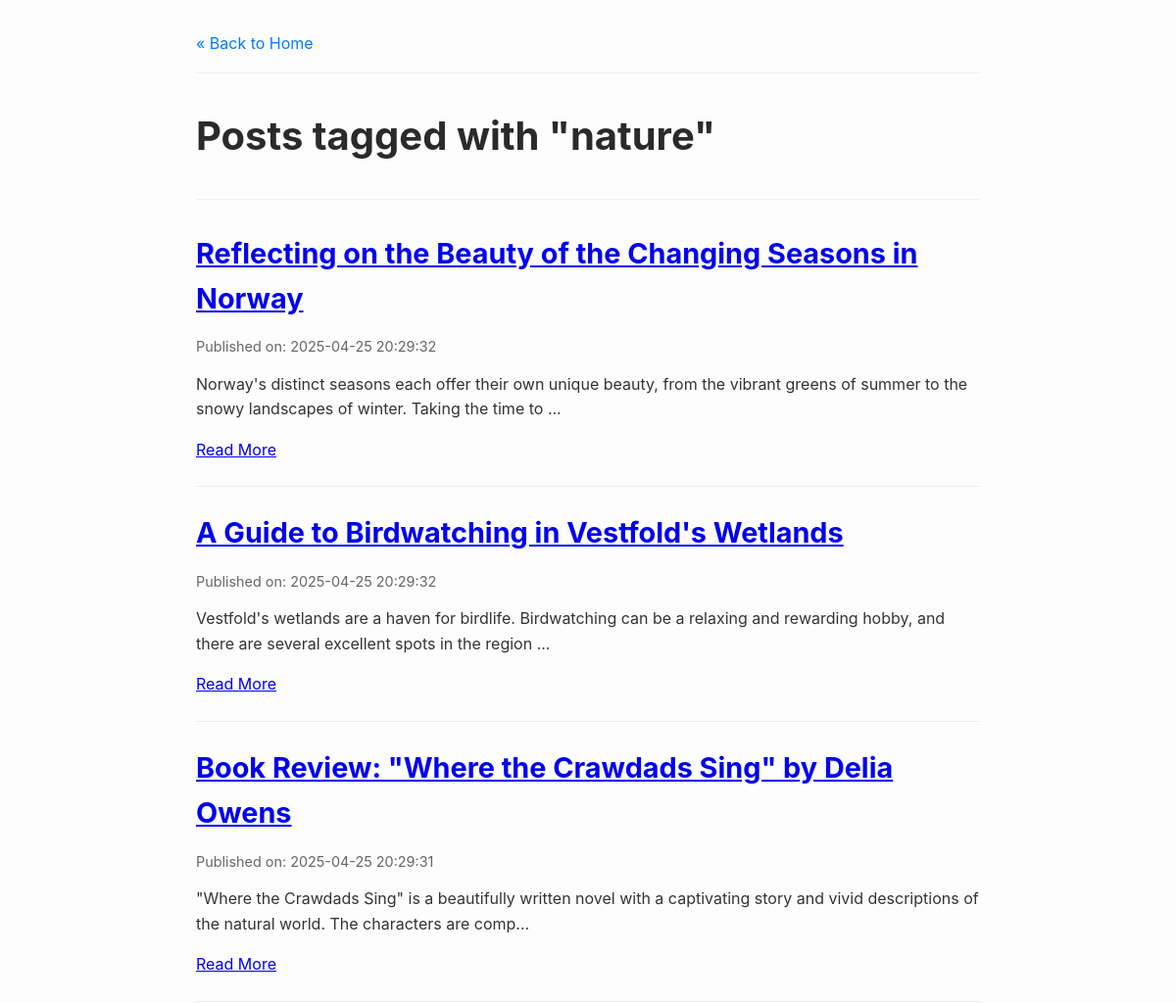
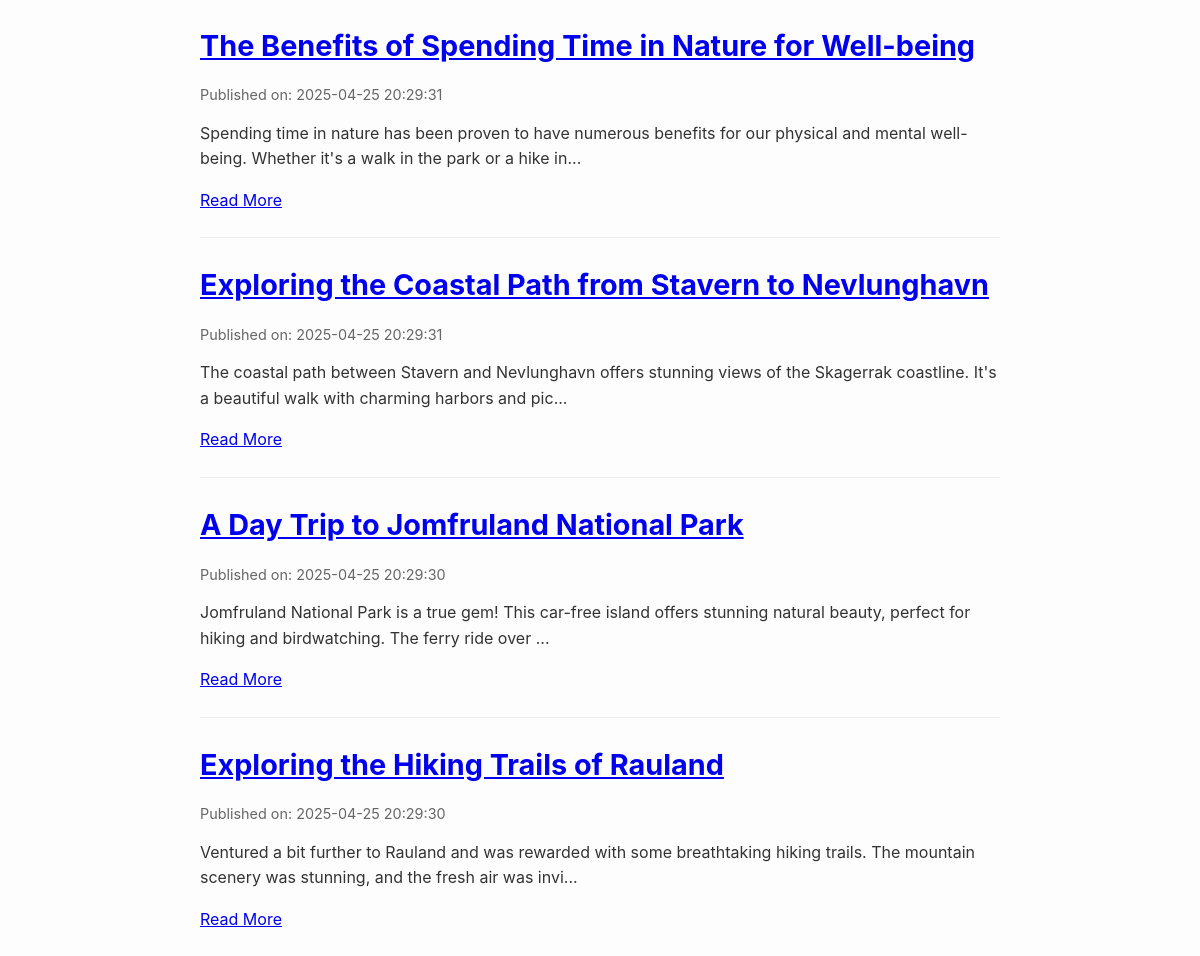
The app's page /tag/nature with its own data (2 pictures, top to bottom).
### tables this page shows
CREATE TABLE posts (
    id INTEGER PRIMARY KEY AUTOINCREMENT, -- Unique identifier for each post
    title TEXT NOT NULL,                  -- Title of the blog post
    content TEXT NOT NULL,                -- Main body/content of the post
    published_date TIMESTAMP NOT NULL DEFAULT CURRENT_TIMESTAMP -- When the post was created/published
);

### app.py (the view)
@app.route('/tag/<string:tag_name>')
def posts_by_tag(tag_name):
    try:
        posts = db.get_posts_by_tag(tag_name)
        return render_template('tag_posts.html', tag_name=tag_name, posts=posts)
    except Exception as e:
        app.logger.error(f"Error fetching posts for tag '{tag_name}': {e}")
        return "<h1>An error occurred fetching posts for this tag.</h1>", 500

### db.py (called while the page is built)
def get_db():
    if 'db' not in g:
        db_path = current_app.config.get('DATABASE', DEFAULT_DATABASE_PATH)
        g.db = sqlite3.connect(db_path)
        g.db.row_factory = sqlite3.Row
    return g.db

def get_posts_by_tag(tag_name):
    conn = get_db() # Use context connection
    posts = conn.execute("""
        SELECT p.id, p.title, p.content, p.published_date
        FROM posts p
        JOIN post_tags pt ON p.id = pt.post_id
        JOIN tags t ON pt.tag_id = t.id
        WHERE t.name = ?
        ORDER BY p.published_date DESC
    """, (tag_name,)).fetchall()
    return posts

### templates/tag_posts.html (shortened to what this page needs)
<!DOCTYPE html>
<html lang="en">
  <head>
    <link
      rel="stylesheet"
      href="{{ url_for('static', filename='style.css') }}"
    />
  </head>
  <body>
    <nav>
      <a href="{{ url_for('index') }}">&laquo; Back to Home</a>
    </nav>
    <h1>Posts tagged with "{{ tag_name }}"</h1>
    <hr />
    {% if posts %} {% for post in posts %}
    <article>
      <h2>
        <a href="{{ url_for('post', post_id=post['id']) }}"
          >{{ post['title'] }}</a
        >
      </h2>
      <div class="post-meta">
        Published on: {{ post['published_date'] }}
      </div>
      <div class="post-excerpt">
        <p>
          {{ post['content'][:150] }}{% if post['content']|length > 150 %}...{%
          endif %}
        </p>
      </div>
      <a href="{{ url_for('post', post_id=post['id']) }}">Read More</a>
    </article>
    {% endfor %} {% else %}
    <p>No posts found for the tag "{{ tag_name }}".</p>
    {% endif %}
  </body>
</html>

### static/style.css (style rules this page uses)
body { font-family: -apple-system, BlinkMacSystemFont, "Segoe UI", Roboto, "Helvetica Neue", Arial, sans-serif; line-height: 1.6; margin: 0 auto; max-width: 800px; padding: 2em; color: #333; background-color: #fdfdfd; }
nav { margin-bottom: 2em; padding-bottom: 1em; border-bottom: 1px solid #eee; }
nav a { text-decoration: none; color: #007bff; margin-right: 1em; }
h1, h2 { color: #2a2a2a; margin-bottom: 0.5em; }
h1 { font-size: 2.5em; }
h2 { font-size: 1.8em; }
article { border-bottom: 1px solid #eee; padding-bottom: 1.5em; margin-bottom: 1.5em; }
article:last-of-type { border-bottom: none; }
.post-meta { color: #666; font-size: 0.9em; margin-bottom: 1em; }
.post-excerpt p { margin-top: 0.5em; }
hr { border: 0; height: 1px; background-color: #eee; margin: 2em 0; }

### records on screen
posts: title "Reflecting on the Beauty of the Changing Seasons in Norway", published_date "2025-04-25 20:29:32", content "Norway's distinct seasons each offer their own unique beauty, from the vibrant greens of summer to the snowy landscapes of winter. Taking the time to"
posts: title "A Guide to Birdwatching in Vestfold's Wetlands", published_date "2025-04-25 20:29:32", content "Vestfold's wetlands are a haven for birdlife. Birdwatching can be a relaxing and rewarding hobby, and there are several excellent spots in the region"
posts: title "Book Review: \"Where the Crawdads Sing\" by Delia Owens", published_date "2025-04-25 20:29:31", content "\"Where the Crawdads Sing\" is a beautifully written novel with a captivating story and vivid descriptions of the natural world. The characters are comp"
posts: title "The Benefits of Spending Time in Nature for Well-being", published_date "2025-04-25 20:29:31", content "Spending time in nature has been proven to have numerous benefits for our physical and mental well-being. Whether it's a walk in the park or a hike in"
posts: title "Exploring the Coastal Path from Stavern to Nevlunghavn", published_date "2025-04-25 20:29:31", content "The coastal path between Stavern and Nevlunghavn offers stunning views of the Skagerrak coastline. It's a beautiful walk with charming harbors and pic"
posts: title "A Day Trip to Jomfruland National Park", published_date "2025-04-25 20:29:30", content "Jomfruland National Park is a true gem! This car-free island offers stunning natural beauty, perfect for hiking and birdwatching. The ferry ride over"
posts: title "Exploring the Hiking Trails of Rauland", published_date "2025-04-25 20:29:30", content "Ventured a bit further to Rauland and was rewarded with some breathtaking hiking trails. The mountain scenery was stunning, and the fresh air was invi"

### other values on screen
{{ tag_name }} "nature"
